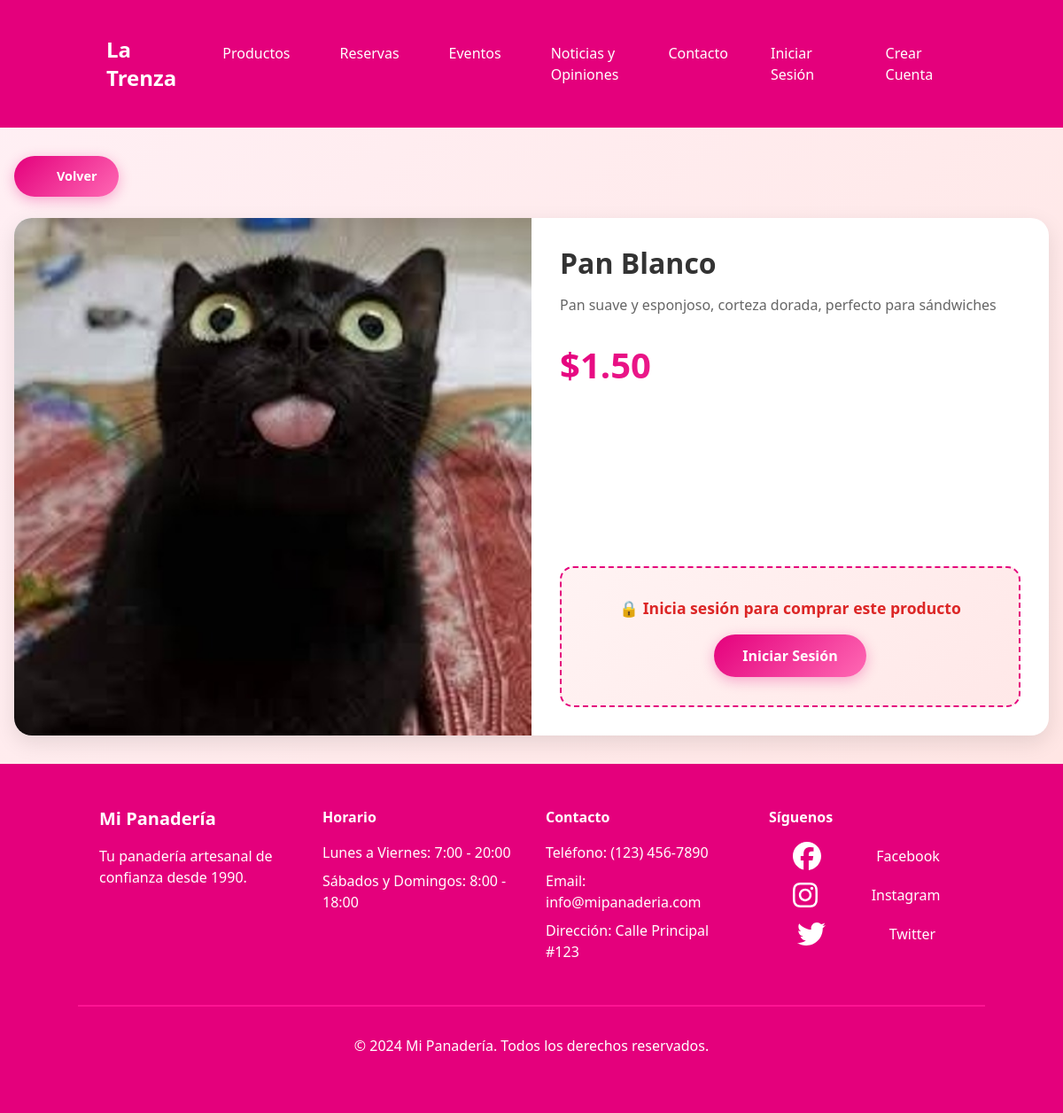
The app's page /productos/producto.php?id=1 with its own data.
### tables this page shows
CREATE TABLE `fotos` (
  `id_foto` int(11) NOT NULL,
  `id_producto` int(11) NOT NULL,
  `url_foto` varchar(255) NOT NULL
);

CREATE TABLE `productos` (
  `id_producto` int(11) NOT NULL,
  `nombre_producto` varchar(100) NOT NULL,
  `descripcion` text DEFAULT NULL,
  `precio` decimal(10,2) NOT NULL,
  `categoria` int(11) DEFAULT NULL,
  `stock` int(11) DEFAULT 0,
  `contador` int(11) DEFAULT 0
);

### productos/producto.php (the view, shortened to what this page needs)
<?php
$default_image = 'files/cot.jpg';
$id_producto   = isset($_GET['id']) ? (int) $_GET['id'] : 0;
$usuarioId     = $_SESSION['usuario']['id'] ?? null;
if ($id_producto > 0) {
    $producto = getProductoById($id_producto);
} else {
    $producto = null;
}
function getProductoById($id_producto)
{
    $conn = Conexion::getInstance()->getConnection();
    $query = '
        SELECT
            p.id_producto,
            p.nombre_producto,
            p.descripcion,
            p.precio,
            f.url_foto
        FROM productos p
        LEFT JOIN fotos f ON p.id_producto = f.id_producto
        WHERE p.id_producto = :id_producto
    ';
    $stmt = $conn->prepare($query);
    $stmt->bindParam(':id_producto', $id_producto, PDO::PARAM_INT);
    $stmt->execute();
    return $stmt->fetchAll(PDO::FETCH_ASSOC);
}
include __DIR__ . '/../header.php';
?>
<div class="product-container">
    <a href="javascript:history.back()" class="back-button">
        <svg width="16" height="16" viewBox="0 0 24 24" fill="currentColor">
            <path d="M19 12H5m0 0l7 7m-7-7l7-7" />
        </svg>
        Volver
    </a>
    <?php if ($producto && !empty($producto)): ?>
        <?php
        $prod = $producto[0];
        $fotos_urls = [];
        foreach ($producto as $prodItem) {
            if (!empty($prodItem['url_foto'])) {
                $fotos_urls[] = $prodItem['url_foto'];
            }
        }
        $primary_image = !empty($fotos_urls[0]) ? $fotos_urls[0] : $default_image;
        ?>
        <div class="product-card">
            <div class="image-section">
                <img src="<?php echo htmlspecialchars($primary_image); ?>"
                    alt="<?php echo htmlspecialchars($prod['nombre_producto']); ?>"
                    class="main-image"
                    id="main-product-image"
                    onclick="openImageModal(this.src)"
                    onerror="this.src='<?php echo $default_image; ?>'">
            </div>
            <div class="info-section">
                <div>
                    <h1 class="product-title">
                        <?php echo htmlspecialchars($prod['nombre_producto']); ?>
                    </h1>
                    <?php if (!empty($prod['descripcion'])): ?>
                        <p class="product-description">
                            <?php echo nl2br(htmlspecialchars($prod['descripcion'])); ?>
                        </p>
                    <?php endif; ?>
                    <div class="product-price">
                        $<?php echo number_format($prod['precio'], 2); ?>
                    </div>
                </div>
                <div>
                    <?php if ($usuarioId): ?>
                        <form id="add-to-cart-form" onsubmit="addToCart(event)">
                            <input type="hidden" name="id_producto" value="<?php echo $prod['id_producto']; ?>">
                            <input type="hidden" name="id_usuario" value="<?php echo $usuarioId; ?>">
                            <div class="quantity-section">
                                <label class="quantity-label">Cantidad:</label>
                                <div class="quantity-controls">
                                    <button type="button" class="quantity-btn" onclick="changeQuantity(-1)">−</button>
                                    <input type="number"
                                        id="cantidad"
                                        name="cantidad"
                                        value="1"
                                        min="1"
                                        max="99"
                                        class="quantity-input"
                                        readonly>
                                    <button type="button" class="quantity-btn" onclick="changeQuantity(1)">+</button>
                                </div>
                            </div>
                            <button type="submit" class="add-to-cart-btn">
                                Agregar al Carrito
                            </button>
                        </form>
                    <?php else: ?>
                        <div class="login-section">
                            <p class="login-message">🔒 Inicia sesión para comprar este producto</p>
                            <a href="<?php echo SITE_URL; ?>../admin/login.php" class="login-btn">
                                Iniciar Sesión
                            </a>
                        </div>
                    <?php endif; ?>
                </div>
            </div>
        </div>
    <?php endif; ?>
</div>
<?php include __DIR__ . '/../footer.php'; ?>

### css/home-styles.css (style rules this page uses)
.product-card { transition: transform 0.3s ease, box-shadow 0.3s ease; transform-style: preserve-3d; }

### productos/producto.php (style rules this page uses)
:root { --primary-color: #E4007C; --secondary-color: #FF69B4; --background-color: #FFF0F5; --text-color: #333; --card-shadow: 0 8px 25px rgba(0, 0, 0, 0.1); --transition: all 0.3s cubic-bezier(0.4, 0, 0.2, 1); }
body { background: linear-gradient(135deg, #FFF0F5 0%, #FFE4E1 100%); min-height: 100vh; font-family: 'Inter', 'Segoe UI', sans-serif; }
.product-container { max-width: 1200px; margin: 2rem auto; padding: 0 1rem; }
.back-button { display: inline-flex; align-items: center; gap: 0.5rem; background: linear-gradient(135deg, var(--primary-color), var(--secondary-color)); color: white; padding: 0.75rem 1.5rem; border-radius: 50px; text-decoration: none; font-weight: 600; font-size: 0.9rem; box-shadow: 0 4px 15px rgba(228, 0, 124, 0.3); transition: var(--transition); margin-bottom: 1.5rem; }
.product-card { background: white; border-radius: 20px; box-shadow: var(--card-shadow); overflow: hidden; display: grid; grid-template-columns: 1fr 1fr; min-height: 500px; transition: var(--transition); }
.image-section { position: relative; background: #f8f9fa; display: flex; align-items: center; justify-content: center; overflow: hidden; }
.main-image { width: 100%; height: 100%; object-fit: cover; transition: var(--transition); cursor: pointer; }
.info-section { padding: 2rem; display: flex; flex-direction: column; justify-content: space-between; }
.product-title { font-size: 2rem; font-weight: 700; color: var(--text-color); margin-bottom: 1rem; line-height: 1.2; }
.product-description { color: #666; line-height: 1.6; margin-bottom: 1.5rem; font-size: 1rem; }
.product-price { font-size: 2.5rem; font-weight: 800; background: linear-gradient(135deg, var(--primary-color), var(--secondary-color)); -webkit-background-clip: text; -webkit-text-fill-color: transparent; background-clip: text; margin-bottom: 2rem; }
.login-section { text-align: center; padding: 2rem; background: linear-gradient(135deg, #fff3f3, #ffe8e8); border-radius: 15px; border: 2px dashed var(--primary-color); }
.login-message { color: #dc2626; font-weight: 600; margin-bottom: 1rem; font-size: 1.1rem; }
.login-btn { background: linear-gradient(135deg, var(--primary-color), var(--secondary-color)); color: white; padding: 0.75rem 2rem; border-radius: 50px; text-decoration: none; font-weight: 600; display: inline-block; transition: var(--transition); box-shadow: 0 4px 15px rgba(228, 0, 124, 0.3); }

### records on screen
fotos: id_producto.nombre_producto "Pan Blanco", id_producto.descripcion "Pan suave y esponjoso, corteza dorada, perfecto para sándwiches", id_producto.precio "1.50"

### other values on screen
SITE_NAME "La Trenza"
